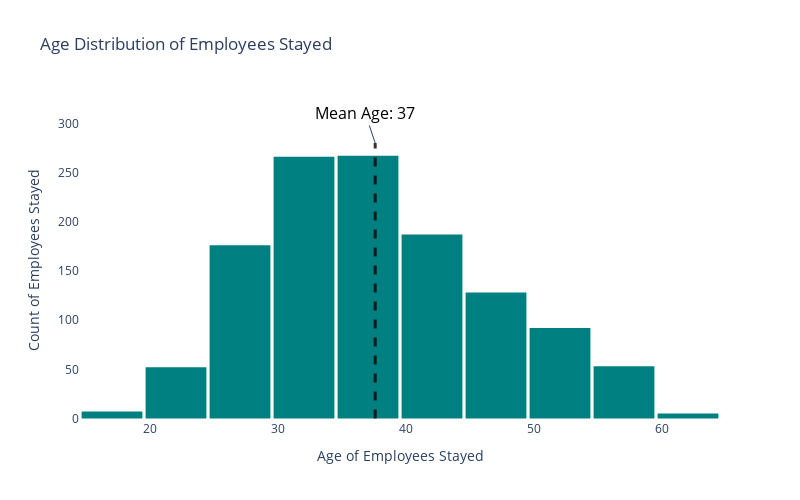

Notebook code for this chart:
### Code cell
fig = px.histogram(df_stayed, x = 'Age', nbins=15,
                   title='Age Distribution of Employees Stayed',
                   color_discrete_sequence=['#008080'])
fig.update_layout(bargap = 0.05, width = 800, height = 500, plot_bgcolor = '#FFFFFF')
mean_age = df_stayed['Age'].mean()
fig.add_shape(
    dict(
        type = 'line',
        line = dict(color = 'black', width = 3, dash = 'dash'),
        x0 = mean_age,
        x1 = mean_age,
        y0 = 0, 
        y1 = 280,
        name = 'Mean Age',
        opacity = 0.8
    )
)
fig.add_annotation(
    x = mean_age,
    y = 280, 
    text = f'Mean Age: {int(mean_age):.0f}',
    font = dict(size = 16, color = '#000000')
)
fig.update_xaxes(title = 'Age of Employees Stayed', showgrid = False)
fig.update_yaxes(title = 'Count of Employees Stayed', showgrid = False)

fig.show()

### Figure 1 — Plotly figure (JSON) as saved in the notebook; plotly's stock layout.template omitted (floating-point values rounded to 4 significant figures; data arrays with more than 128 entries replaced by an {"elided": "..."} marker saying what was removed)
{"data": [{"alignmentgroup": "True", "bingroup": "x", "hovertemplate": "Age=%{x}<br>count=%{y}<extra></extra>", "legendgroup": "", "marker": {"color": "#008080", "pattern": {"shape": ""}}, "name": "", "nbinsx": 15, "offsetgroup": "", "orientation": "v", "showlegend": false, "type": "histogram", "x": {"elided": "1233 int values"}, "xaxis": "x", "yaxis": "y"}], "layout": {"annotations": [{"font": {"color": "#000000", "size": 16}, "text": "Mean Age: 37", "x": 37.56, "y": 280}], "bargap": 0.05, "barmode": "relative", "height": 500, "legend": {"tracegroupgap": 0}, "plot_bgcolor": "#FFFFFF", "shapes": [{"line": {"color": "black", "dash": "dash", "width": 3}, "name": "Mean Age", "opacity": 0.8, "type": "line", "x0": 37.56, "x1": 37.56, "y0": 0, "y1": 280}], "title": {"text": "Age Distribution of Employees Stayed"}, "width": 800, "xaxis": {"anchor": "y", "domain": [0, 1], "showgrid": false, "title": {"text": "Age of Employees Stayed"}}, "yaxis": {"anchor": "x", "domain": [0, 1], "showgrid": false, "title": {"text": "Count of Employees Stayed"}}}}
